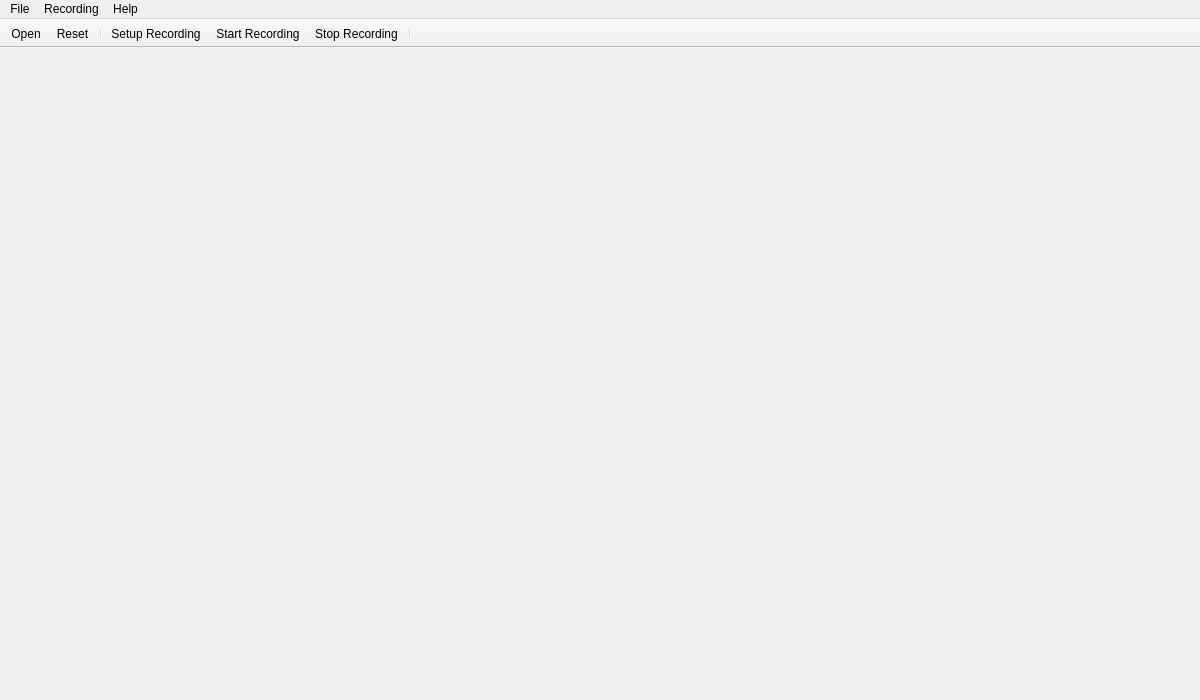
<?xml version="1.0" encoding="UTF-8"?>
<ui version="4.0">
 <class>EWSMainWindowForm</class>
 <widget class="QMainWindow" name="EWSMainWindowForm">
  <property name="geometry">
   <rect>
    <x>0</x>
    <y>0</y>
    <width>1200</width>
    <height>700</height>
   </rect>
  </property>
  <property name="windowTitle">
   <string>Visualize Physics: Wave</string>
  </property>
  <property name="unifiedTitleAndToolBarOnMac">
   <bool>true</bool>
  </property>
  <widget class="QWidget" name="centralWidget">
   <property name="sizePolicy">
    <sizepolicy hsizetype="Expanding" vsizetype="Expanding">
     <horstretch>100</horstretch>
     <verstretch>100</verstretch>
    </sizepolicy>
   </property>
   <layout class="QVBoxLayout" name="verticalLayout" stretch="0,0,0">
    <property name="spacing">
     <number>1</number>
    </property>
    <property name="sizeConstraint">
     <enum>QLayout::SetMaximumSize</enum>
    </property>
    <property name="leftMargin">
     <number>0</number>
    </property>
    <property name="topMargin">
     <number>0</number>
    </property>
    <property name="rightMargin">
     <number>0</number>
    </property>
    <property name="bottomMargin">
     <number>1</number>
    </property>
    <item>
     <widget class="ews::app::widget::QOSGWidget" name="renderer" native="true">
      <property name="sizePolicy">
       <sizepolicy hsizetype="Ignored" vsizetype="Ignored">
        <horstretch>100</horstretch>
        <verstretch>100</verstretch>
       </sizepolicy>
      </property>
      <property name="minimumSize">
       <size>
        <width>10</width>
        <height>10</height>
       </size>
      </property>
     </widget>
    </item>
    <item>
     <widget class="ews::app::widget::BarrierEditor" name="barrierEditor" native="true">
      <property name="sizePolicy">
       <sizepolicy hsizetype="Preferred" vsizetype="Preferred">
        <horstretch>0</horstretch>
        <verstretch>100</verstretch>
       </sizepolicy>
      </property>
      <property name="minimumSize">
       <size>
        <width>1</width>
        <height>1</height>
       </size>
      </property>
      <property name="maximumSize">
       <size>
        <width>16777215</width>
        <height>22</height>
       </size>
      </property>
     </widget>
    </item>
    <item>
     <spacer name="verticalSpacer">
      <property name="orientation">
       <enum>Qt::Vertical</enum>
      </property>
      <property name="sizeHint" stdset="0">
       <size>
        <width>640</width>
        <height>1</height>
       </size>
      </property>
     </spacer>
    </item>
   </layout>
  </widget>
  <widget class="QMenuBar" name="menuBar">
   <property name="geometry">
    <rect>
     <x>0</x>
     <y>0</y>
     <width>1200</width>
     <height>22</height>
    </rect>
   </property>
   <widget class="QMenu" name="menuFile">
    <property name="title">
     <string>File</string>
    </property>
    <addaction name="actionOpen"/>
    <addaction name="separator"/>
    <addaction name="actionReset"/>
    <addaction name="separator"/>
    <addaction name="actionPreferences"/>
    <addaction name="actionExit"/>
   </widget>
   <widget class="QMenu" name="menuItems">
    <property name="enabled">
     <bool>true</bool>
    </property>
    <property name="title">
     <string>Recording</string>
    </property>
    <addaction name="separator"/>
    <addaction name="actionSetup_Recording"/>
    <addaction name="actionStart_Recording"/>
    <addaction name="actionStop_Recording"/>
    <addaction name="actionSet_to_640x480"/>
    <addaction name="actionSet_to_720x480"/>
   </widget>
   <widget class="QMenu" name="menuHelp">
    <property name="title">
     <string>Help</string>
    </property>
    <addaction name="actionProjectWebsite"/>
    <addaction name="actionAbout"/>
   </widget>
   <addaction name="menuFile"/>
   <addaction name="menuItems"/>
   <addaction name="menuHelp"/>
  </widget>
  <widget class="QToolBar" name="mainToolBar">
   <property name="windowTitle">
    <string>Toolbar</string>
   </property>
   <property name="movable">
    <bool>false</bool>
   </property>
   <property name="allowedAreas">
    <set>Qt::TopToolBarArea</set>
   </property>
   <property name="iconSize">
    <size>
     <width>22</width>
     <height>22</height>
    </size>
   </property>
   <property name="floatable">
    <bool>true</bool>
   </property>
   <attribute name="toolBarArea">
    <enum>TopToolBarArea</enum>
   </attribute>
   <attribute name="toolBarBreak">
    <bool>false</bool>
   </attribute>
   <addaction name="actionOpen"/>
   <addaction name="actionReset"/>
   <addaction name="separator"/>
   <addaction name="actionSetup_Recording"/>
   <addaction name="actionStart_Recording"/>
   <addaction name="actionStop_Recording"/>
   <addaction name="separator"/>
  </widget>
  <action name="actionOpen">
   <property name="icon">
    <iconset resource="../../Resources.qrc">
     <normaloff>:/images/images/file-open-green.png</normaloff>:/images/images/file-open-green.png</iconset>
   </property>
   <property name="text">
    <string>Open</string>
   </property>
   <property name="shortcut">
    <string>Ctrl+O</string>
   </property>
  </action>
  <action name="actionReset">
   <property name="icon">
    <iconset resource="../../Resources.qrc">
     <normaloff>:/images/images/view-refresh.png</normaloff>:/images/images/view-refresh.png</iconset>
   </property>
   <property name="text">
    <string>Reset</string>
   </property>
   <property name="toolTip">
    <string>Reset simulation</string>
   </property>
   <property name="shortcut">
    <string>Meta+Shift+R</string>
   </property>
  </action>
  <action name="actionAbout">
   <property name="enabled">
    <bool>false</bool>
   </property>
   <property name="text">
    <string>About</string>
   </property>
   <property name="menuRole">
    <enum>QAction::AboutRole</enum>
   </property>
  </action>
  <action name="actionProjectWebsite">
   <property name="text">
    <string>Project Website</string>
   </property>
  </action>
  <action name="actionGraphicsSystemInfo">
   <property name="text">
    <string>Graphics System Info...</string>
   </property>
  </action>
  <action name="actionExit">
   <property name="text">
    <string>Exit</string>
   </property>
   <property name="shortcut">
    <string>Ctrl+Q</string>
   </property>
   <property name="menuRole">
    <enum>QAction::QuitRole</enum>
   </property>
  </action>
  <action name="actionPreferences">
   <property name="enabled">
    <bool>false</bool>
   </property>
   <property name="text">
    <string>Preferences...</string>
   </property>
   <property name="shortcut">
    <string>Ctrl+,</string>
   </property>
   <property name="shortcutContext">
    <enum>Qt::ApplicationShortcut</enum>
   </property>
   <property name="menuRole">
    <enum>QAction::PreferencesRole</enum>
   </property>
  </action>
  <action name="actionStart_Recording">
   <property name="icon">
    <iconset resource="../../Resources.qrc">
     <normaloff>:/images/images/media-record.png</normaloff>:/images/images/media-record.png</iconset>
   </property>
   <property name="text">
    <string>Start Recording</string>
   </property>
   <property name="shortcut">
    <string>Ctrl+R</string>
   </property>
  </action>
  <action name="actionSetup_Recording">
   <property name="icon">
    <iconset resource="../../Resources.qrc">
     <normaloff>:/images/images/list-add.png</normaloff>:/images/images/list-add.png</iconset>
   </property>
   <property name="text">
    <string>Setup Recording</string>
   </property>
  </action>
  <action name="actionStop_Recording">
   <property name="icon">
    <iconset resource="../../Resources.qrc">
     <normaloff>:/images/images/media-stop-red.png</normaloff>:/images/images/media-stop-red.png</iconset>
   </property>
   <property name="text">
    <string>Stop Recording</string>
   </property>
   <property name="shortcut">
    <string>Ctrl+S</string>
   </property>
  </action>
  <action name="actionSet_to_640x480">
   <property name="text">
    <string>Set to 640x480</string>
   </property>
  </action>
  <action name="actionSet_to_720x480">
   <property name="text">
    <string>Set to 720x480</string>
   </property>
  </action>
  <action name="actionSet_to_720x576">
   <property name="text">
    <string>Set to 720x576</string>
   </property>
  </action>
 </widget>
 <customwidgets>
  <customwidget>
   <class>ews::app::widget::QOSGWidget</class>
   <extends>QWidget</extends>
   <header>QOSGWidget.h</header>
  </customwidget>
  <customwidget>
   <class>ews::app::widget::BarrierEditor</class>
   <extends>QWidget</extends>
   <header>BarrierEditor.h</header>
   <slots>
    <slot>addBarrier()</slot>
    <slot>removeBarrier()</slot>
   </slots>
  </customwidget>
 </customwidgets>
 <resources>
  <include location="../../Resources.qrc"/>
 </resources>
 <connections>
  <connection>
   <sender>actionOpen</sender>
   <signal>triggered()</signal>
   <receiver>EWSMainWindowForm</receiver>
   <slot>start()</slot>
   <hints>
    <hint type="sourcelabel">
     <x>-1</x>
     <y>-1</y>
    </hint>
    <hint type="destinationlabel">
     <x>577</x>
     <y>380</y>
    </hint>
   </hints>
  </connection>
  <connection>
   <sender>actionReset</sender>
   <signal>triggered()</signal>
   <receiver>EWSMainWindowForm</receiver>
   <slot>reset()</slot>
   <hints>
    <hint type="sourcelabel">
     <x>-1</x>
     <y>-1</y>
    </hint>
    <hint type="destinationlabel">
     <x>577</x>
     <y>380</y>
    </hint>
   </hints>
  </connection>
  <connection>
   <sender>actionAbout</sender>
   <signal>triggered()</signal>
   <receiver>EWSMainWindowForm</receiver>
   <slot>about()</slot>
   <hints>
    <hint type="sourcelabel">
     <x>-1</x>
     <y>-1</y>
    </hint>
    <hint type="destinationlabel">
     <x>523</x>
     <y>354</y>
    </hint>
   </hints>
  </connection>
  <connection>
   <sender>actionProjectWebsite</sender>
   <signal>triggered()</signal>
   <receiver>EWSMainWindowForm</receiver>
   <slot>projectWebsite()</slot>
   <hints>
    <hint type="sourcelabel">
     <x>-1</x>
     <y>-1</y>
    </hint>
    <hint type="destinationlabel">
     <x>523</x>
     <y>354</y>
    </hint>
   </hints>
  </connection>
  <connection>
   <sender>actionExit</sender>
   <signal>triggered()</signal>
   <receiver>EWSMainWindowForm</receiver>
   <slot>close()</slot>
   <hints>
    <hint type="sourcelabel">
     <x>-1</x>
     <y>-1</y>
    </hint>
    <hint type="destinationlabel">
     <x>581</x>
     <y>447</y>
    </hint>
   </hints>
  </connection>
  <connection>
   <sender>actionPreferences</sender>
   <signal>triggered()</signal>
   <receiver>EWSMainWindowForm</receiver>
   <slot>preferences()</slot>
   <hints>
    <hint type="sourcelabel">
     <x>-1</x>
     <y>-1</y>
    </hint>
    <hint type="destinationlabel">
     <x>581</x>
     <y>447</y>
    </hint>
   </hints>
  </connection>
 </connections>
 <slots>
  <slot>start()</slot>
  <slot>stop()</slot>
  <slot>reset()</slot>
  <slot>about()</slot>
  <slot>projectWebsite()</slot>
  <slot>preferences()</slot>
 </slots>
</ui>
